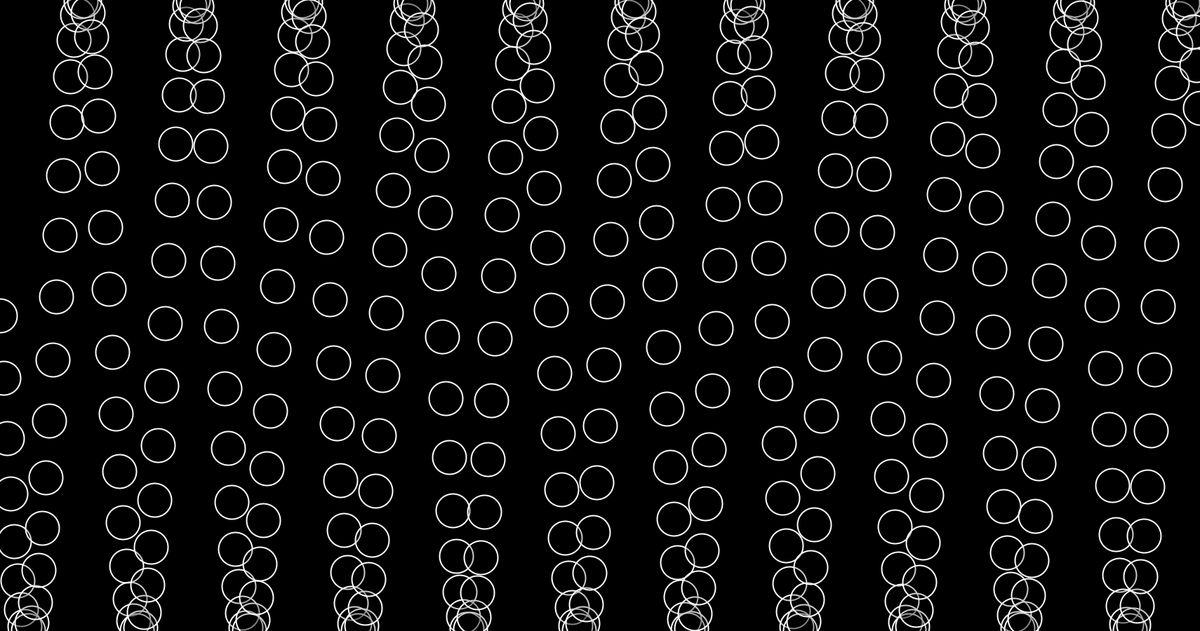
Frame 1 (no input)
Frame 60 (the mouse pressed at the canvas centre just before this capture): identical to frame 1, image omitted
Frame 120 (the mouse held since frame 60 and released just before this capture): identical to frame 1, image omitted

The Processing sketch that drew this single still picture (run headless with seeded random() and noise(); from frame 60 on, the mouse is pressed at the canvas centre):

// Processing sketch: natureofcodeoscillation_oscillators
// ── natureofcodeoscillation_oscillators.pde
class Oscillator {
  PVector angle;
  PVector velocity;
  PVector amplitude;
  
  Oscillator() {
    angle = new PVector();
    velocity = new PVector(random(-0.05, 0.05), random(-0.05, 0.05));
    amplitude = new PVector(random(width / 2), random(height / 2));
  }
  
  void oscillate() {
    angle.add(velocity);
  }
  
  void display() {
    float x = sin(angle.x) * amplitude.x;
    float y = sin(angle.y) * amplitude.y;
    
    pushMatrix();
    translate(width / 2, height / 2);
    stroke(255);
    fill(125);
    line(0, 0, x, y);
    ellipse(x, y, 16, 16);
    popMatrix();
  }
}

float startAngle = 0;
float angleVel = 0.2;

int oscillatorCount = 100;
Oscillator[] oscillators = new Oscillator[oscillatorCount];

void setup() {
  size(1710, 900);

  //for (int i =0; i < oscillators.length; i++) {
  //  oscillators[i] = new Oscillator();
  //}
}

void draw() {
  background(0);
  stroke(255);
  strokeWeight(2);
  noFill();
  
  float angle = startAngle;
  
  for (int x = 0; x <= width; x += 5) {
    float y = map(sin(angle), -1, 1, 0, height);
    stroke(255);
    fill(0,50);
    ellipse(x, y, 48, 48);
    angle += angleVel;
  }
  
  //for (int i = 0; i < oscillators.length; i++) {
  //    Oscillator o = oscillators[i];
  //    o.oscillate();
  //    o.display();
  //}
}
